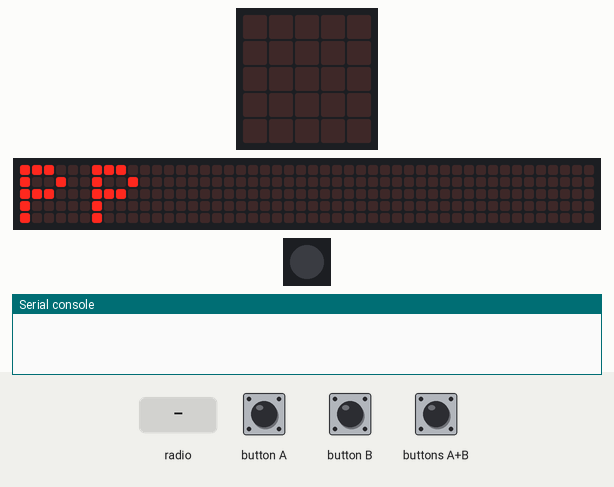
A program run on a simulated Calliope mini (MakeCode). Parts: the board's 5×5 LED display, a strip that is not on the board, showing the scrolling text unrolled, 1 RGB LEDs in strip order, left to right, the last lines printed to the serial console. The inputs (shaded band) are chosen by the test bench. No radio messages arrive unless stated (any console line starting 'radio sent:' is added by the test bench); the 48×5 strip is a reading aid, not a part: it shows the text the display is scrolling, unrolled, one strip-width of it at a time.

Above: at 2.3 s.
4.0 s: buttons A+B pressed for 0.15 s
At 5.2 s:
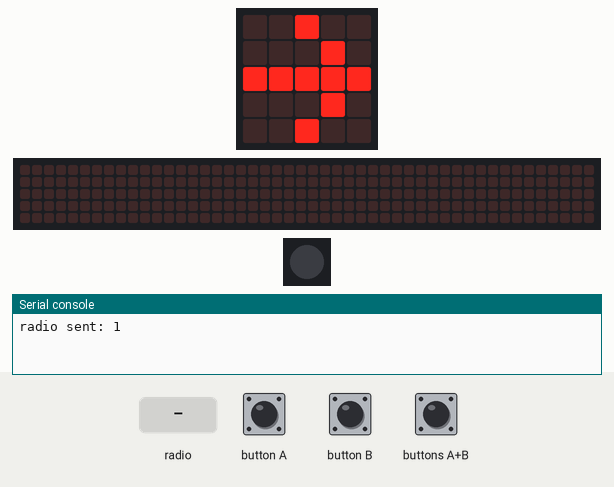
7.0 s: radio message "1" arrives
At 8.2 s:
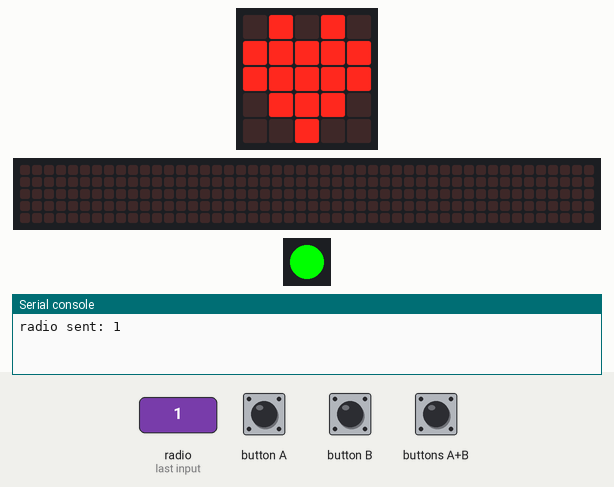
8.5 s: button A pressed for 0.15 s
At 12.5 s:
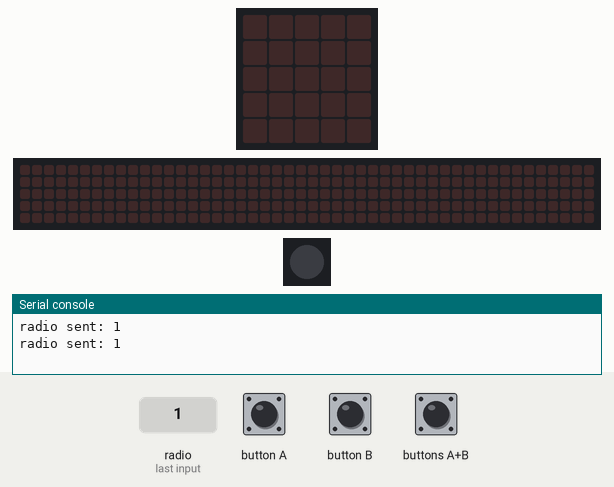
Timing chart, 0 to 14.0 s (numbered marks = the images above; inputs shaded):
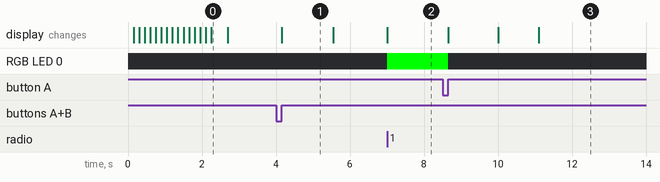

The program:

main.ts
```typescript
enum RadioMessage {
    message1 = 49434
}
radio.onReceivedNumber(function (receivedNumber) {
    if (receivedNumber == 1) {
        BallBeiMir = true
        Ballläuft = true
        rallyes += 1
        if (rallyes >= 10) {
            spielEnde()
        } else {
            basic.setLedColor(basic.rgb(0, 255, 0))
            basic.showIcon(IconNames.Heart)
        }
    }
})
input.onButtonEvent(Button.A, input.buttonEventClick(), function () {
    if (BallBeiMir == true) {
        BallBeiMir = false
        basic.setLedColor(basic.rgb(0, 0, 0))
        basic.showNumber(rallyes)
        basic.pause(600)
        radio.sendNumber(1)
        basic.showIcon(IconNames.ArrowEast)
        basic.pause(500)
        basic.clearScreen()
    }
})
input.onButtonEvent(Button.AB, input.buttonEventClick(), function () {
    if (Ballläuft == false) {
        Ballläuft = true
        BallBeiMir = false
        radio.sendNumber(1)
        basic.showIcon(IconNames.ArrowEast)
        basic.pause(800)
        basic.clearScreen()
    }
})
function spielEnde () {
    Ballläuft = false
    BallBeiMir = false
    basic.setLedColor(basic.rgb(255, 200, 0))
    basic.showString("SUPER!")
    basic.pause(1000)
    basic.showNumber(rallyes)
    basic.pause(2000)
    basic.setLedColor(basic.rgb(0, 0, 0))
    basic.showString("PP")
}
let rallyes = 0
let Ballläuft = false
let BallBeiMir = false
radio.setGroup(50)
BallBeiMir = false
Ballläuft = false
basic.showString("PP")
rallyes = 0
basic.forever(function () {

})
```

test.ts
```typescript
// Hier kann man Tests durchführen; diese Datei wird nicht kompiliert, wenn dieses Paket als Erweiterung verwendet wird.
```

Measured:
- after the input at 4.0 s, the display: changes after 0.15 s (image 1)
- after the input at 7.0 s, RGB LED 0: off → RGB(0, 255, 0) at once; the display: changes at once (image 2)
- after the input at 8.5 s, RGB LED 0: RGB(0, 255, 0) → off after 0.15 s; the display: first changes after 0.15 s (image 3 shows a later state)
- what the display in image 0 shows lasts 0.4 s, from 2.3 s to 2.7 s
- what the display in image 1 shows lasts 1.4 s, from 4.2 s to 5.6 s
